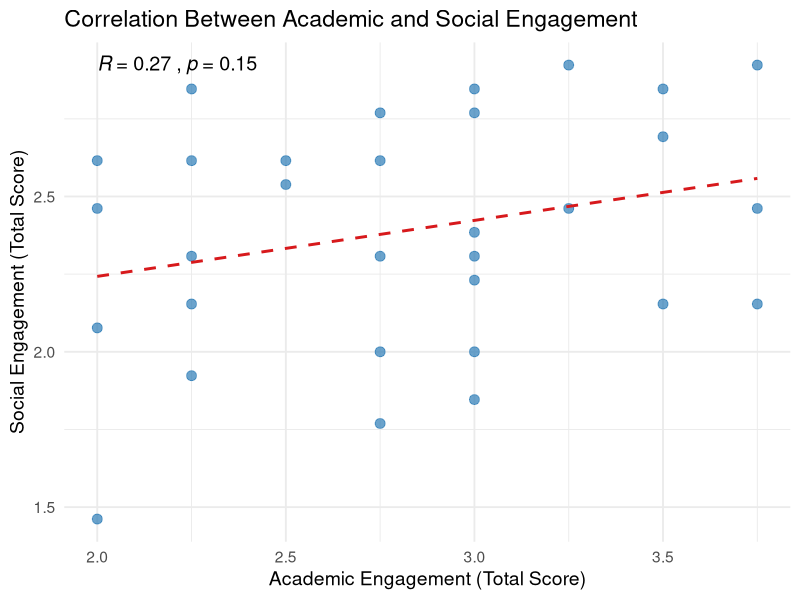

The R source for this figure:
## ---- chunk 1
knitr::opts_chunk$set(echo = TRUE)
## ---- chunk 2
rm(list = ls())

## ---- chunk 3
library(tidyverse)
library(ggplot2)
library(ggpubr)

## ---- chunk 4
urban_2 <- read.csv("urban.csv", fileEncoding='latin1',check.names=F)

head(urban_2)
## ---- chunk 5
summary(urban_2)

## ---- chunk 6
urban_2$year <- as.factor(urban_2$year)
urban_2$high.school <-as.factor(urban_2$high.school)

## ---- chunk 7
#does social engagement differ between students with an urban hs background (yes/no)?

t_test_social <- t.test(social.total ~ high.school, data = urban_2)
summary(t_test_social)

t_test_academic <- t.test(academic.total ~ high.school, data = urban_2)
summary(t_test_academic)


## ---- chunk 8
year_social <- aov(social.total ~ year, data = urban_2)
summary(year_social)

year_academic <- aov(academic.total ~ year, data = urban_2)
summary(year_academic)

## ---- chunk 9
cor.test(
  x = urban_2$academic.total,
  y = urban_2$social.total, 
  method = "pearson"
)

## ---- chunk 10
# Load necessary libraries
library(ggplot2)
library(ggpubr)

# Scatter plot with regression line and correlation info
ggplot(urban_2, aes(x = academic.total, y = social.total)) +
  geom_point(color = "#2C7BB6", alpha = 0.7, size = 3) +  # scatter points
  geom_smooth(method = "lm", se = FALSE, color = "#D7191C", linetype = "dashed") +  # regression line
  stat_cor(method = "pearson", 
           aes(label = paste(..r.label.., ..p.label.., sep = "~`,`~")), 
           label.x = min(urban_2$academic.total), 
           label.y = max(urban_2$social.total), 
           size = 5) +  # add correlation and p-value
  labs(
    title = "Correlation Between Academic and Social Engagement",
    x = "Academic Engagement (Total Score)",
    y = "Social Engagement (Total Score)"
  ) +
  theme_minimal(base_size = 14)
